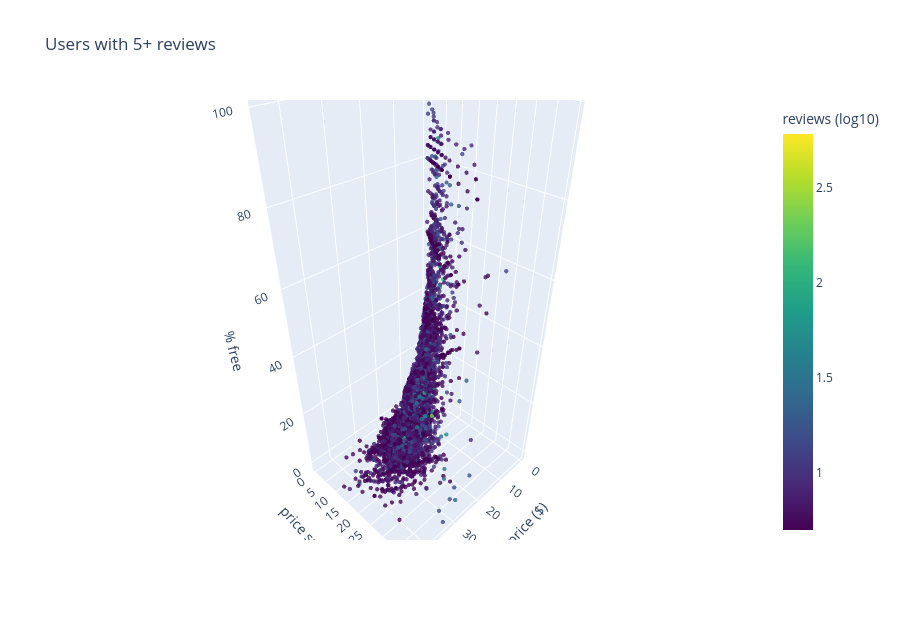

Notebook code cell kept with this figure:
### Markdown cell above
Zooming out, every user with at least five reviews is one point below: how much they usually pay, how much that varies, and how often they pick free games. Drag to rotate.

### Code cell
personas = (ev.filter(pl.col("split") == "train").group_by("user_id")
              .agg(reviews=pl.len(), mean_price=pl.col("price").mean().round(2), price_spread=pl.col("price").std().round(2),
                   percent_free=(100 * (pl.col("price") == 0).mean()).round(2))
              .filter(pl.col("reviews") >= 5, pl.col("mean_price") <= 60, pl.col("price_spread") <= 40)
              .sample(8_000, seed=0)
              .with_columns(log_reviews=pl.col("reviews").log10().round(2)))
px.scatter_3d(personas.to_pandas(), x="mean_price", y="price_spread", z="percent_free", color="log_reviews",
              color_continuous_scale="Viridis", opacity=0.8, hover_data=["reviews"], height=620,
              labels={"mean_price": "mean price ($)", "price_spread": "price spread ($)", "percent_free": "% free",
                      "log_reviews": "reviews (log10)"},
              title="Users with 5+ reviews").update_traces(marker_size=2.5)

### Figure 1 — Plotly figure (JSON) as saved in the notebook; plotly's stock layout.template omitted (floating-point values rounded to 4 significant figures; data arrays with more than 128 entries replaced by an {"elided": "..."} marker saying what was removed)
{"data": [{"customdata": {"elided": "8000x1 int values"}, "hovertemplate": "mean price ($)=%{x}<br>price spread ($)=%{y}<br>% free=%{z}<br>reviews=%{customdata[0]}<br>reviews (log10)=%{marker.color}<extra></extra>", "legendgroup": "", "marker": {"color": {"elided": "8000 float values"}, "coloraxis": "coloraxis", "opacity": 0.8, "size": 2.5, "symbol": "circle"}, "mode": "markers", "name": "", "scene": "scene", "showlegend": false, "type": "scatter3d", "x": {"elided": "8000 float values"}, "y": {"elided": "8000 float values"}, "z": {"elided": "8000 float values"}}], "layout": {"coloraxis": {"colorbar": {"title": {"text": "reviews (log10)"}}, "colorscale": [[0.0, "#440154"], [0.1111, "#482878"], [0.2222, "#3e4989"], [0.3333, "#31688e"], [0.4444, "#26828e"], [0.5556, "#1f9e89"], [0.6667, "#35b779"], [0.7778, "#6ece58"], [0.8889, "#b5de2b"], [1.0, "#fde725"]]}, "height": 620, "legend": {"tracegroupgap": 0}, "scene": {"domain": {"x": [0.0, 1.0], "y": [0.0, 1.0]}, "xaxis": {"title": {"text": "mean price ($)"}}, "yaxis": {"title": {"text": "price spread ($)"}}, "zaxis": {"title": {"text": "% free"}}}, "title": {"text": "Users with 5+ reviews"}}}
